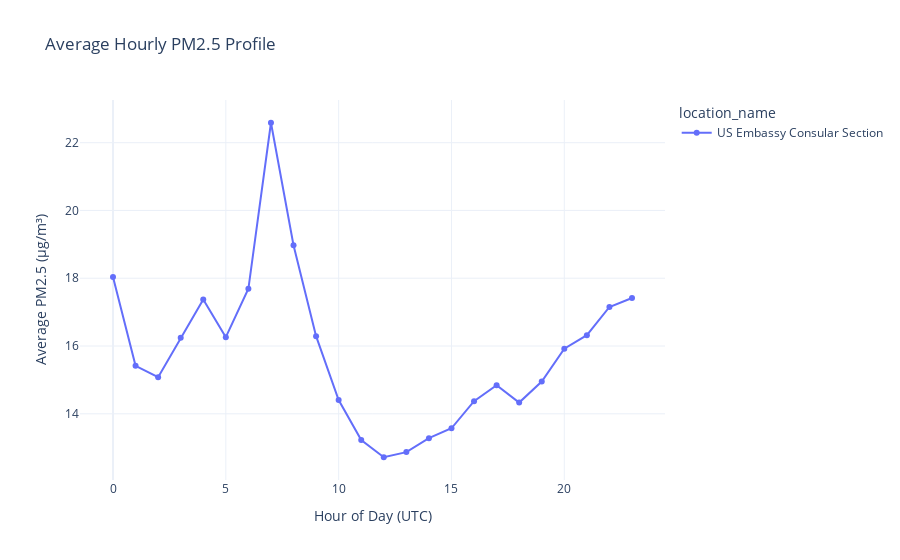

The notebook cell saved with this chart:
### Markdown cell above
## 3. Hourly Patterns
Are there specific times of day when pollution is higher? (e.g., Rush hour)

### Code cell
if not df_pm25.empty:
    df_pm25['hour'] = df_pm25['date_utc'].dt.hour
    hourly_avg = df_pm25.groupby(['hour', 'location_name'])['value'].mean().reset_index()
    
    fig = px.line(
        hourly_avg, 
        x='hour', 
        y='value', 
        color='location_name',
        title='Average Hourly PM2.5 Profile',
        labels={'value': 'Average PM2.5 (µg/m³)', 'hour': 'Hour of Day (UTC)'},
        markers=True
    )
    fig.show()

### Figure 1 — Plotly figure (JSON) as saved in the notebook; plotly's stock layout.template omitted (floating-point values rounded to 4 significant figures)
{"data": [{"hovertemplate": "location_name=US Embassy Consular Section<br>Hour of Day (UTC)=%{x}<br>Average PM2.5 (µg/m³)=%{y}<extra></extra>", "legendgroup": "US Embassy Consular Section", "line": {"color": "#636efa", "dash": "solid"}, "marker": {"symbol": "circle"}, "mode": "lines+markers", "name": "US Embassy Consular Section", "orientation": "v", "showlegend": true, "type": "scatter", "x": [0, 1, 2, 3, 4, 5, 6, 7, 8, 9, 10, 11, 12, 13, 14, 15, 16, 17, 18, 19, 20, 21, 22, 23], "xaxis": "x", "y": [18.04, 15.42, 15.08, 16.25, 17.37, 16.26, 17.69, 22.59, 18.97, 16.29, 14.41, 13.23, 12.72, 12.87, 13.28, 13.57, 14.37, 14.84, 14.33, 14.95, 15.92, 16.32, 17.15, 17.42], "yaxis": "y"}], "layout": {"legend": {"title": {"text": "location_name"}, "tracegroupgap": 0}, "title": {"text": "Average Hourly PM2.5 Profile"}, "xaxis": {"anchor": "y", "domain": [0, 1], "title": {"text": "Hour of Day (UTC)"}}, "yaxis": {"anchor": "x", "domain": [0, 1], "title": {"text": "Average PM2.5 (µg/m³)"}}}}
